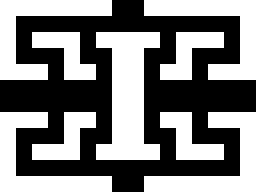

This is a level from a 2D game, rendered from its Tiled map with the project's own tilesets. A one-line summary and the complete map file follow:
An orthogonal 16x12 tile map with 16x16 px tiles, 1 tile layer (Tile Layer 1).

<map version="1.0" tiledversion="1.0.3" orientation="orthogonal" renderorder="right-down" width="16" height="12" tilewidth="16" tileheight="16" nextobjectid="1">
 <tileset firstgid="1" source="../image/walls16.tsx" />
 <layer name="Tile Layer 1" width="16" height="12">
  <properties>
   <property name="collidable" type="bool" value="true" />
  </properties>
  <data encoding="csv">
4,4,4,4,4,4,4,0,0,4,4,4,4,4,4,4,
4,0,0,0,0,0,0,0,0,0,0,0,0,0,0,4,
4,0,4,4,4,0,4,4,4,4,0,4,4,4,0,4,
4,0,0,0,4,0,0,4,4,0,0,4,0,0,0,4,
4,4,4,0,4,4,0,4,4,0,4,4,0,4,4,4,
0,0,0,0,0,0,0,4,4,0,0,0,0,0,0,0,
0,0,0,0,0,0,0,4,4,0,0,0,0,0,0,0,
4,4,4,0,4,4,0,4,4,0,4,4,0,4,4,4,
4,0,0,0,4,0,0,4,4,0,0,4,0,0,0,4,
4,0,4,4,4,0,4,4,4,4,0,4,4,4,0,4,
4,0,0,0,0,0,0,0,0,0,0,0,0,0,0,4,
4,4,4,4,4,4,4,0,0,4,4,4,4,4,4,4
</data>
 </layer>
</map>
